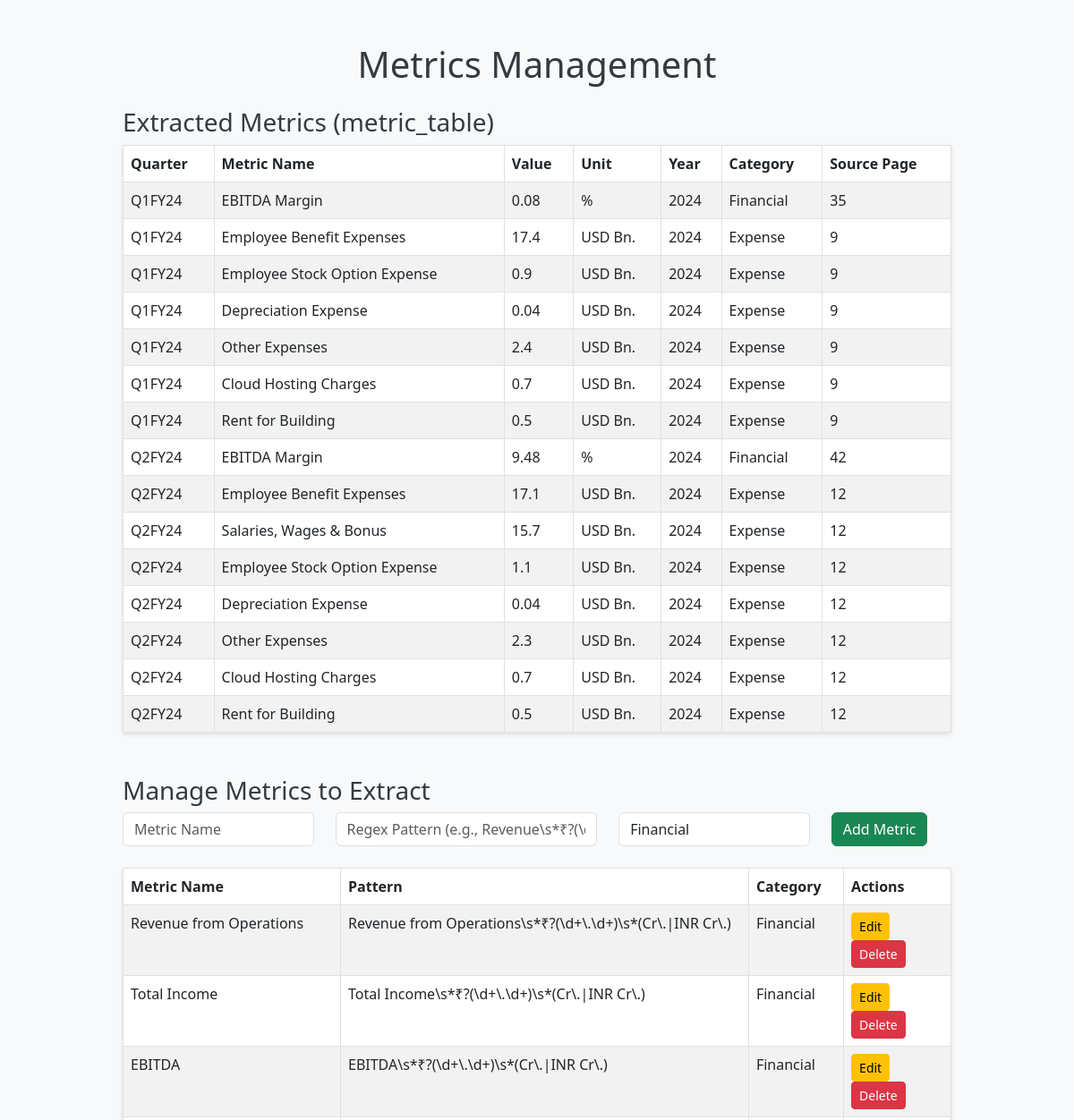
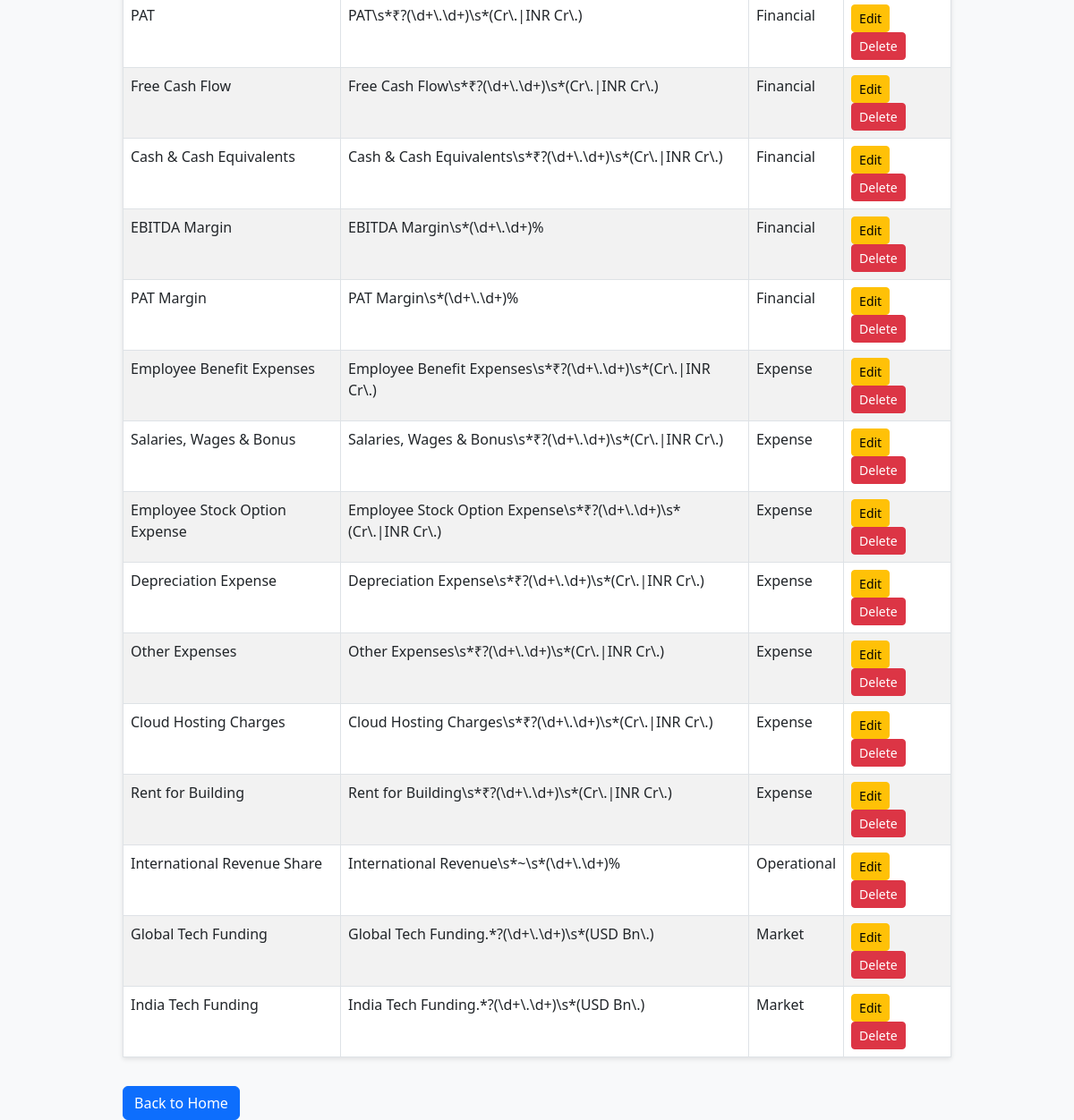
The app's page /metrics with its own data (2 pictures, top to bottom).
### tables this page shows
CREATE TABLE metric_table (
            id INTEGER PRIMARY KEY AUTOINCREMENT,
            quarter TEXT,
            metric_name TEXT,
            value REAL,
            unit TEXT,
            year INTEGER,
            source_page INTEGER,  -- Added to track source page
            category TEXT  -- Added to categorize metrics (e.g., Financial, Operational)
        );

CREATE TABLE user_metrics (
            id INTEGER PRIMARY KEY AUTOINCREMENT,
            metric_name TEXT UNIQUE,
            pattern TEXT,
            category TEXT  -- Added to categorize metrics
        );

### app.py (the view)
@app.route('/metrics')
def metrics():
    message = request.args.get('message', "")
    conn = sqlite3.connect(app.config['DATABASE'])
    cursor = conn.cursor()
    cursor.execute('SELECT quarter, metric_name, value, unit, year, source_page, category FROM metric_table')
    metrics = [{"quarter": row[0], "metric_name": row[1], "value": row[2], "unit": row[3], "year": row[4], "source_page": row[5], "category": row[6]} for row in cursor.fetchall()]
    cursor.execute('SELECT id, metric_name, pattern, category FROM user_metrics')
    user_metrics = [{"id": row[0], "metric_name": row[1], "pattern": row[2], "category": row[3]} for row in cursor.fetchall()]
    conn.close()
    return render_template('metrics.html', metrics=metrics, user_metrics=user_metrics, message=message)

### templates/metrics.html (shortened to what this page needs)
<!DOCTYPE html>
<html lang="en">
  <head>
    <link
      href="https://cdn.jsdelivr.net/npm/bootstrap@5.3.0/dist/css/bootstrap.min.css"
      rel="stylesheet"
    />
    <link
      rel="stylesheet"
      href="{{ url_for('static', filename='css/styles.css') }}"
    />
  </head>
  <body>
    <div class="container mt-5">
      <h1 class="text-center">Metrics Management</h1>
      <div class="row mt-4">
        <div class="col-md-10 offset-md-1">
          <h3>Extracted Metrics (metric_table)</h3>
          {% if metrics %}
          <table class="table table-bordered table-striped">
            <thead>
              <tr>
                <th>Quarter</th>
                <th>Metric Name</th>
                <th>Value</th>
                <th>Unit</th>
                <th>Year</th>
                <th>Category</th>
                <th>Source Page</th>
              </tr>
            </thead>
            <tbody>
              {% for metric in metrics %}
              <tr>
                <td>{{ metric.quarter }}</td>
                <td>{{ metric.metric_name }}</td>
                <td>{{ metric.value }}</td>
                <td>{{ metric.unit }}</td>
                <td>{{ metric.year }}</td>
                <td>{{ metric.category }}</td>
                <td>{{ metric.source_page }}</td>
              </tr>
              {% endfor %}
            </tbody>
          </table>
          {% else %}
          <p>No metrics extracted yet. Upload a PDF to start.</p>
          {% endif %}
          <h3 class="mt-5">Manage Metrics to Extract</h3>
          <form method="POST" action="{{ url_for('add_metric') }}" class="mb-4">
            <div class="row">
              <div class="col-md-3">
                <input
                  type="text"
                  class="form-control"
                  name="metric_name"
                  placeholder="Metric Name"
                  required
                />
              </div>
              <div class="col-md-4">
                <input
                  type="text"
                  class="form-control"
                  name="pattern"
                  placeholder="Regex Pattern (e.g., Revenue\s*₹?(\d+\.\d+)\s*Cr\.)"
                  required
                />
              </div>
              <div class="col-md-3">
                <select class="form-control" name="category" required>
                  <option value="Financial">Financial</option>
                </select>
              </div>
              <div class="col-md-2">
                <button type="submit" class="btn btn-success">
                  Add Metric
                </button>
              </div>
            </div>
          </form>
          <table class="table table-bordered table-striped">
            <thead>
              <tr>
                <th>Metric Name</th>
                <th>Pattern</th>
                <th>Category</th>
                <th>Actions</th>
              </tr>
            </thead>
            <tbody>
              {% for metric in user_metrics %}
              <tr>
                <td>{{ metric.metric_name }}</td>
                <td>{{ metric.pattern }}</td>
                <td>{{ metric.category }}</td>
                <td>
                  <button
                    class="btn btn-warning btn-sm"
                    data-bs-toggle="modal"
                    data-bs-target="#editModal{{ metric.id }}"
                  >
                    Edit
                  </button>
                  <a
                    href="{{ url_for('delete_metric', metric_id=metric.id) }}"
                    class="btn btn-danger btn-sm"
                    onclick="return confirm('Are you sure?')"
                    >Delete</a
                  >
                </td>
              </tr>
              {% endfor %}
            </tbody>
          </table>
          <a href="{{ url_for('index') }}" class="btn btn-primary mt-3"
            >Back to Home</a
          >
        </div>
      </div>
    </div>
  </body>
</html>

### static/css/styles.css (style rules this page uses)
body { background-color: #f8f9fa; }
h1, h3 { color: #343a40; }
.table { background-color: #ffffff; box-shadow: 0 2px 5px rgba(0, 0, 0, 0.1); }

### records on screen
metric_table: quarter "Q1FY24", metric_name "EBITDA Margin", value "0.08", unit "%", year "2024", category "Financial", source_page "35"
metric_table: quarter "Q1FY24", metric_name "Employee Benefit Expenses", value "17.4", unit "USD Bn.", year "2024", category "Expense", source_page "9"
metric_table: quarter "Q1FY24", metric_name "Employee Stock Option Expense", value "0.9", unit "USD Bn.", year "2024", category "Expense", source_page "9"
metric_table: quarter "Q1FY24", metric_name "Depreciation Expense", value "0.04", unit "USD Bn.", year "2024", category "Expense", source_page "9"
metric_table: quarter "Q1FY24", metric_name "Other Expenses", value "2.4", unit "USD Bn.", year "2024", category "Expense", source_page "9"
metric_table: quarter "Q1FY24", metric_name "Cloud Hosting Charges", value "0.7", unit "USD Bn.", year "2024", category "Expense", source_page "9"
metric_table: quarter "Q1FY24", metric_name "Rent for Building", value "0.5", unit "USD Bn.", year "2024", category "Expense", source_page "9"
metric_table: quarter "Q2FY24", metric_name "EBITDA Margin", value "9.48", unit "%", year "2024", category "Financial", source_page "42"
metric_table: quarter "Q2FY24", metric_name "Employee Benefit Expenses", value "17.1", unit "USD Bn.", year "2024", category "Expense", source_page "12"
metric_table: quarter "Q2FY24", metric_name "Salaries, Wages & Bonus", value "15.7", unit "USD Bn.", year "2024", category "Expense", source_page "12"
metric_table: quarter "Q2FY24", metric_name "Employee Stock Option Expense", value "1.1", unit "USD Bn.", year "2024", category "Expense", source_page "12"
metric_table: quarter "Q2FY24", metric_name "Depreciation Expense", value "0.04", unit "USD Bn.", year "2024", category "Expense", source_page "12"
metric_table: quarter "Q2FY24", metric_name "Other Expenses", value "2.3", unit "USD Bn.", year "2024", category "Expense", source_page "12"
metric_table: quarter "Q2FY24", metric_name "Cloud Hosting Charges", value "0.7", unit "USD Bn.", year "2024", category "Expense", source_page "12"
metric_table: quarter "Q2FY24", metric_name "Rent for Building", value "0.5", unit "USD Bn.", year "2024", category "Expense", source_page "12"
user_metrics: metric_name "Revenue from Operations", pattern "Revenue from Operations\\s*₹?(\\d+\\.\\d+)\\s*(Cr\\.|INR Cr\\.)", category "Financial"
user_metrics: metric_name "Total Income", pattern "Total Income\\s*₹?(\\d+\\.\\d+)\\s*(Cr\\.|INR Cr\\.)", category "Financial"
user_metrics: metric_name "EBITDA", pattern "EBITDA\\s*₹?(\\d+\\.\\d+)\\s*(Cr\\.|INR Cr\\.)", category "Financial"
user_metrics: metric_name "PAT", pattern "PAT\\s*₹?(\\d+\\.\\d+)\\s*(Cr\\.|INR Cr\\.)", category "Financial"
user_metrics: metric_name "Free Cash Flow", pattern "Free Cash Flow\\s*₹?(\\d+\\.\\d+)\\s*(Cr\\.|INR Cr\\.)", category "Financial"
user_metrics: metric_name "Cash & Cash Equivalents", pattern "Cash & Cash Equivalents\\s*₹?(\\d+\\.\\d+)\\s*(Cr\\.|INR Cr\\.)", category "Financial"
user_metrics: metric_name "EBITDA Margin", pattern "EBITDA Margin\\s*(\\d+\\.\\d+)%", category "Financial"
user_metrics: metric_name "PAT Margin", pattern "PAT Margin\\s*(\\d+\\.\\d+)%", category "Financial"
user_metrics: metric_name "Employee Benefit Expenses", pattern "Employee Benefit Expenses\\s*₹?(\\d+\\.\\d+)\\s*(Cr\\.|INR Cr\\.)", category "Expense"
user_metrics: metric_name "Salaries, Wages & Bonus", pattern "Salaries, Wages & Bonus\\s*₹?(\\d+\\.\\d+)\\s*(Cr\\.|INR Cr\\.)", category "Expense"
user_metrics: metric_name "Employee Stock Option Expense", pattern "Employee Stock Option Expense\\s*₹?(\\d+\\.\\d+)\\s*(Cr\\.|INR Cr\\.)", category "Expense"
user_metrics: metric_name "Depreciation Expense", pattern "Depreciation Expense\\s*₹?(\\d+\\.\\d+)\\s*(Cr\\.|INR Cr\\.)", category "Expense"
user_metrics: metric_name "Other Expenses", pattern "Other Expenses\\s*₹?(\\d+\\.\\d+)\\s*(Cr\\.|INR Cr\\.)", category "Expense"
user_metrics: metric_name "Cloud Hosting Charges", pattern "Cloud Hosting Charges\\s*₹?(\\d+\\.\\d+)\\s*(Cr\\.|INR Cr\\.)", category "Expense"
user_metrics: metric_name "Rent for Building", pattern "Rent for Building\\s*₹?(\\d+\\.\\d+)\\s*(Cr\\.|INR Cr\\.)", category "Expense"
user_metrics: metric_name "International Revenue Share", pattern "International Revenue\\s*~\\s*(\\d+\\.\\d+)%", category "Operational"
user_metrics: metric_name "Global Tech Funding", pattern "Global Tech Funding.*?(\\d+\\.\\d+)\\s*(USD Bn\\.)", category "Market"
user_metrics: metric_name "India Tech Funding", pattern "India Tech Funding.*?(\\d+\\.\\d+)\\s*(USD Bn\\.)", category "Market"
